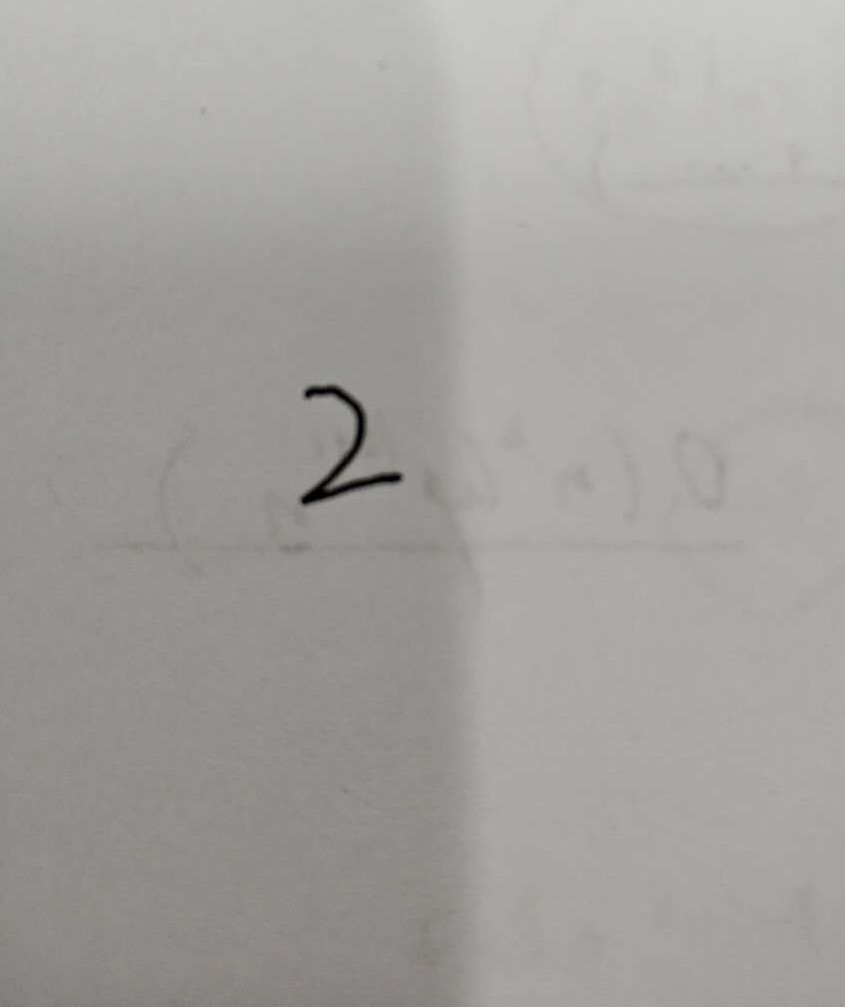
#> input picture 0.jpg, 845 x 1007 px; its folder holds only this picture in this run
$ python -i delete_line.py   (imports and definitions only)
#> lines starting #> are read from the running program, lines starting #| are printed output that depends on the picture; after the words box and inside, x2 and y2 are one past the last pixel; in counts of white or black regions, pixels touching at a corner belong together
# 对输入图片进行二值化、去线操作
import cv2
import queue
import numpy

q = queue.Queue() # 广搜队列

def bfs(img,vis,line_width):
    x_size = img.shape[0]
    y_size = img.shape[1]
    while(not q.empty()):
        p = q.get()
        img[p[0],p[1]] = 128
        # buf.put(p)  # 将广搜得到的像素点放入缓冲区，等待切分
        right = [(p[0], p[1]+1),(p[0], p[1]+3),(p[0], p[1]+5),(p[0], p[1]+7),(p[0], p[1]+9)]
        up = (p[0]-1, p[1]+1)
        down = (p[0]+1, p[1]+1)
        for i in range(1):
            if (right[i][1] < y_size and vis[right[i][0]][right[i][1]] == 0 and img[right[i][0], right[i][1]] < 30):
                q.put(right[i])
                vis[right[i][0]][right[i][1]] = 1
        if (p[1]%35==0 and up[0] >= 0 and up[1]<y_size and vis[up[0]][up[1]] == 0 and img[up[0],up[1]]<30):
            up_st = up[0]+line_width
            if((up_st<x_size and img[up_st,up[1]]) or up_st>=x_size):
                q.put(up)
                vis[up[0]][up[1]] = 1
        if (p[1]%35==0 and down[0] < x_size and down[1]<y_size and vis[down[0]][down[1]] == 0 and img[down[0],down[1]]<30):
            down_st = down[0]-line_width
            if ((down_st < x_size and img[down_st, up[1]]) or down_st >= x_size):
                q.put(down)
                vis[down[0]][down[1]] = 1
    return img

def del_line(img):
    global line_width;
    img = cv2.adaptiveThreshold(img, 255, cv2.ADAPTIVE_THRESH_MEAN_C, cv2.THRESH_BINARY, 165, 15)  # 二值化
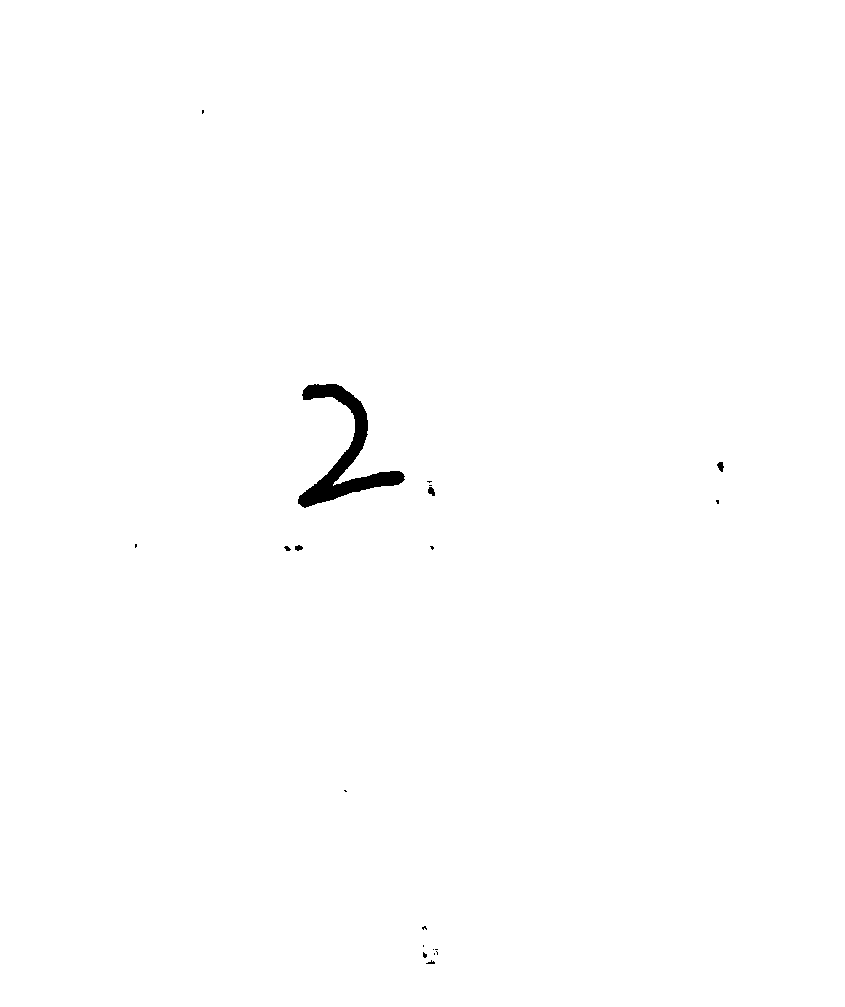
#> img: shape (1007, 845); 99.6% white; 20 black regions (15 under 20 px), largest, box (x1, y1, x2, y2) and area: (298, 384, 405, 508) 3429, (717, 462, 724, 472) 46, (428, 487, 435, 496) 44, (295, 545, 303, 551) 34, (284, 546, 291, 551) 22
    img = cv2.medianBlur(img, 3)  # 去噪
#> img: shape (1007, 845); 99.6% white; 12 black regions (8 under 20 px), largest, box (x1, y1, x2, y2) and area: (298, 384, 404, 508) 3424, (717, 462, 724, 472) 44, (428, 486, 435, 496) 43, (295, 545, 303, 551) 32
    # cv2.imwrite("temp0.jpg", img)
    x_size = img.shape[0]
#> x_size = 1007
    y_size = img.shape[1]
#> y_size = 845
    visit = [[0 for y in range(y_size)] for x in range(x_size)]
    line_count = 0;
    sum = 0;
    for i in range(250,img.shape[0]):
        if (visit[i][425]==0 and img[i, 425] < 30):
            sum = sum+1
            if(i>0 and img[i,425]!=img[i-1,425]): line_count = line_count+1
            visit[i][425]=1
            q.put((i,425))
#> after the loop, line_count = 2; sum = 6; visit = 1007 items
    line_width = sum//line_count+2
#> line_width = 5
    img = bfs(img,visit,line_width)
#> the loop in bfs, `while(not q.empty()):` made 8 passes
#> p on passes 1 to 7: (927, 425), (928, 425), (954, 425), (955, 425), (956, 425), (957, 425), (955, 426)
#> after the loop in bfs, `while(not q.empty()):`: img: shape (1007, 845); min 0, max 255, mean 253.9
#> after the loop in bfs, `while(not q.empty()):`: vis = 1007 items
    img = cv2.medianBlur(img, 3)  # 去噪
    kernel = numpy.uint8(numpy.zeros((5, 5)))
    for x in range(5):
        kernel[x, 2] = 1;
        kernel[2, x] = 1;
    img = cv2.erode(img, kernel)
    img = cv2.erode(img, kernel)
    img = cv2.dilate(img, kernel)
    cv2.imwrite("temp.jpg",img)
    print("finish delete line")
    return img #返回一张图片，干扰线将用灰色（128）标出

# img = cv2.imread("T8.jpg",0)
# del_line(img)

>>> import cv2
>>> picture = cv2.imread('0.jpg', cv2.IMREAD_GRAYSCALE)
>>> result = del_line(picture)

$ run again, on 2.jpg
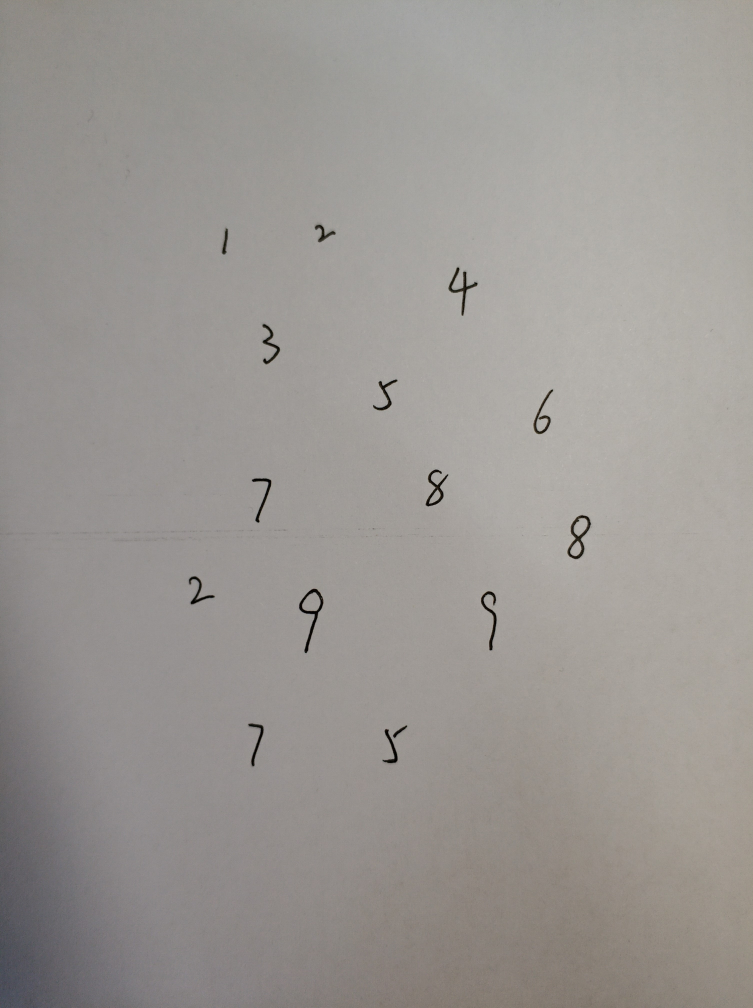
#> input picture 2.jpg, 3012 x 4031 px (shown at 1/4 size)
#> in del_line, `img = cv2.adaptiveThreshold(img, 255, cv2.ADAPTIVE_THRESH_MEAN_C, cv2...`:
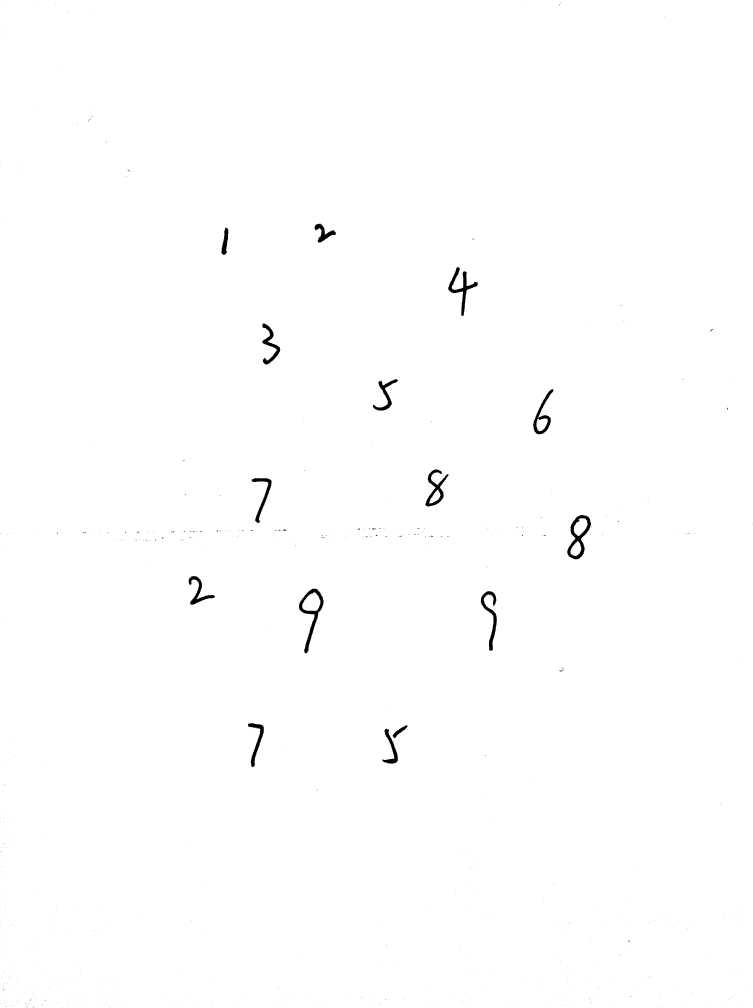
#> img: shape (4031, 3012) (shown at 1/4 size); 99.6% white; 549 black regions (525 under 20 px), largest, box (x1, y1, x2, y2) and area: (1196, 2354, 1294, 2613) 5552, (2269, 2059, 2364, 2237) 5467, (1793, 1068, 1911, 1264) 4823
#> after the loop in del_line, `for i in range(250,img.shape[0]):`: line_count = 1; visit = 4031 items
#> line_width = 3
#> the loop in bfs, `while(not q.empty()):` made 1 pass
#> p on pass 1: (568, 425)
#> after the loop in bfs, `while(not q.empty()):`: vis = 4031 items
#> in del_line, `img = cv2.erode(img, kernel)`:
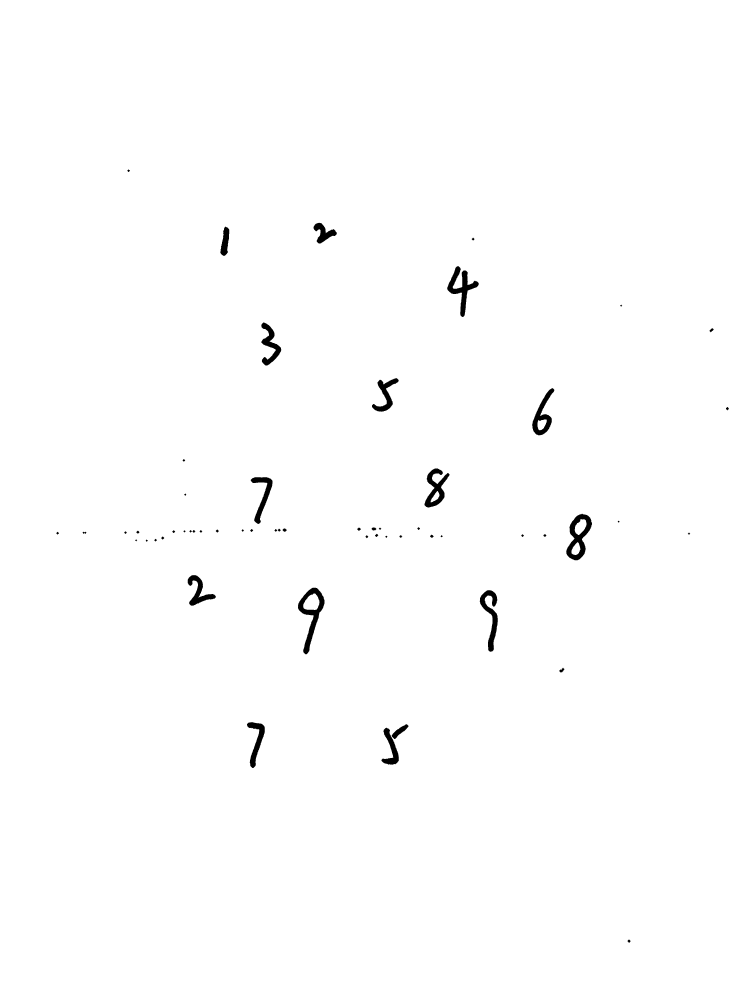
#> img: shape (4031, 3012) (shown at 1/4 size); 99.3% white; 57 black regions, largest, box (x1, y1, x2, y2) and area: (1192, 2351, 1298, 2617) 8716, (2265, 2055, 2368, 2241) 8316, (1789, 1065, 1915, 1268) 7713

$ run again, on 4.jpg
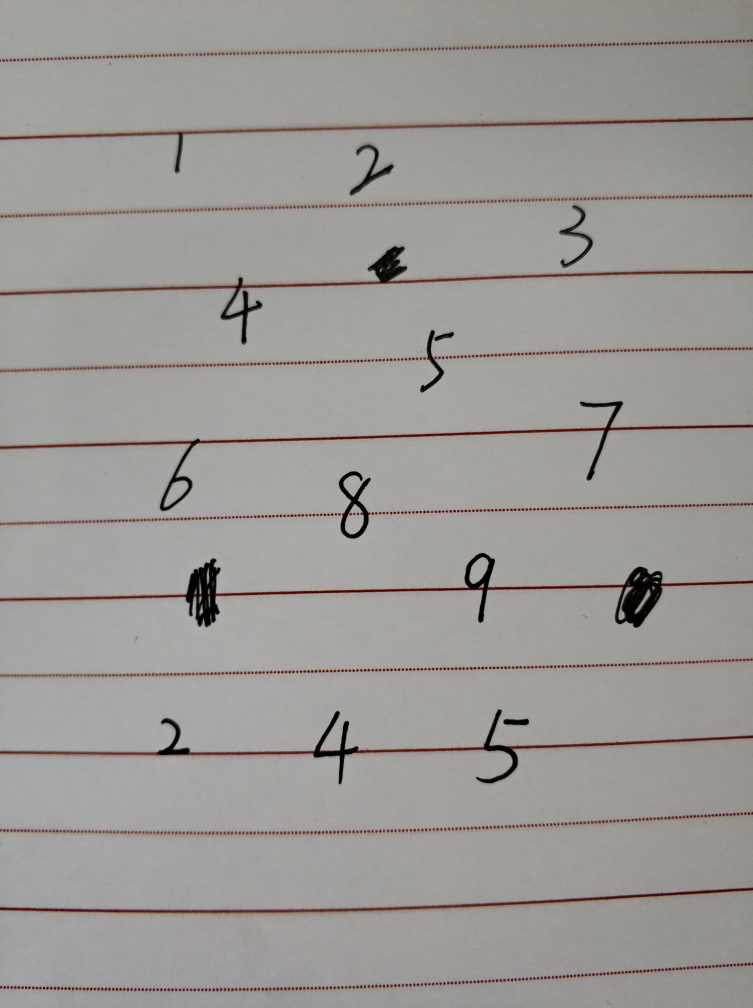
#> input picture 4.jpg, 3012 x 4031 px (shown at 1/4 size)
#> in del_line, `img = cv2.adaptiveThreshold(img, 255, cv2.ADAPTIVE_THRESH_MEAN_C, cv2...`:
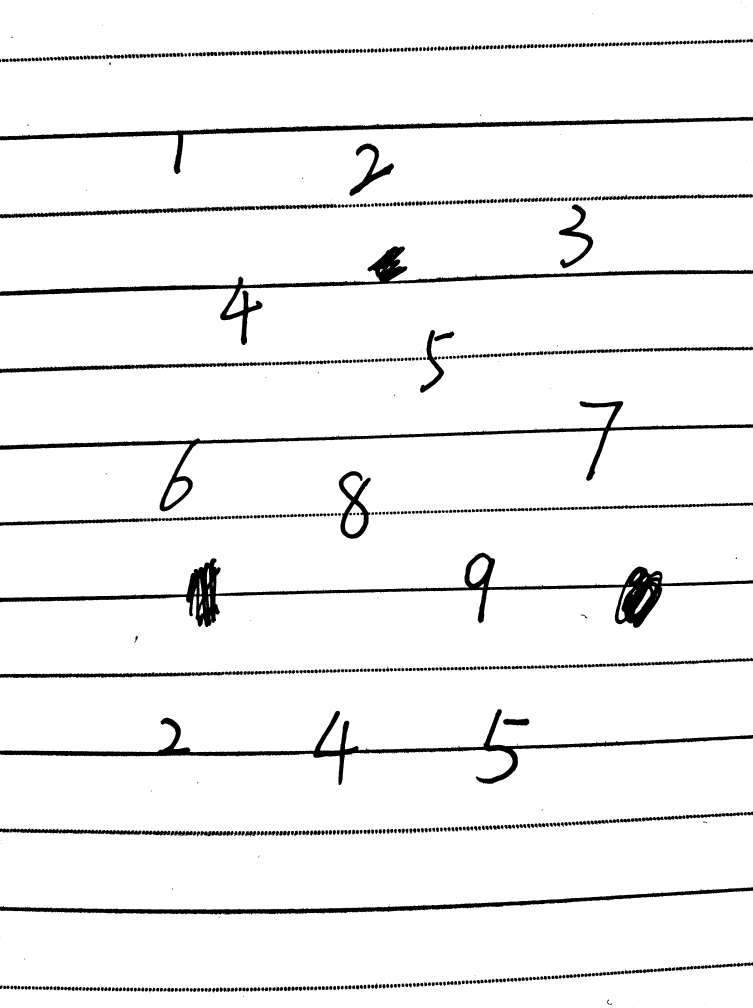
#> img: shape (4031, 3012) (shown at 1/4 size); 94.6% white; 1191 black regions (494 under 20 px), largest, box (x1, y1, x2, y2) and area: (0, 2211, 3012, 2511) 92911, (0, 2837, 3012, 3140) 68107, (0, 985, 3012, 1380) 67169
#> after the loop in del_line, `for i in range(250,img.shape[0]):`: line_count = 13; sum = 195; visit = 4031 items
#> line_width = 17
#> the loop in bfs, `while(not q.empty()):` made 163297 passes
#> p on passes 1 to 3: (530, 425), (531, 425), (532, 425)
#> after the loop in bfs, `while(not q.empty()):`: vis = 4031 items
#> in del_line, `img = cv2.erode(img, kernel)`:
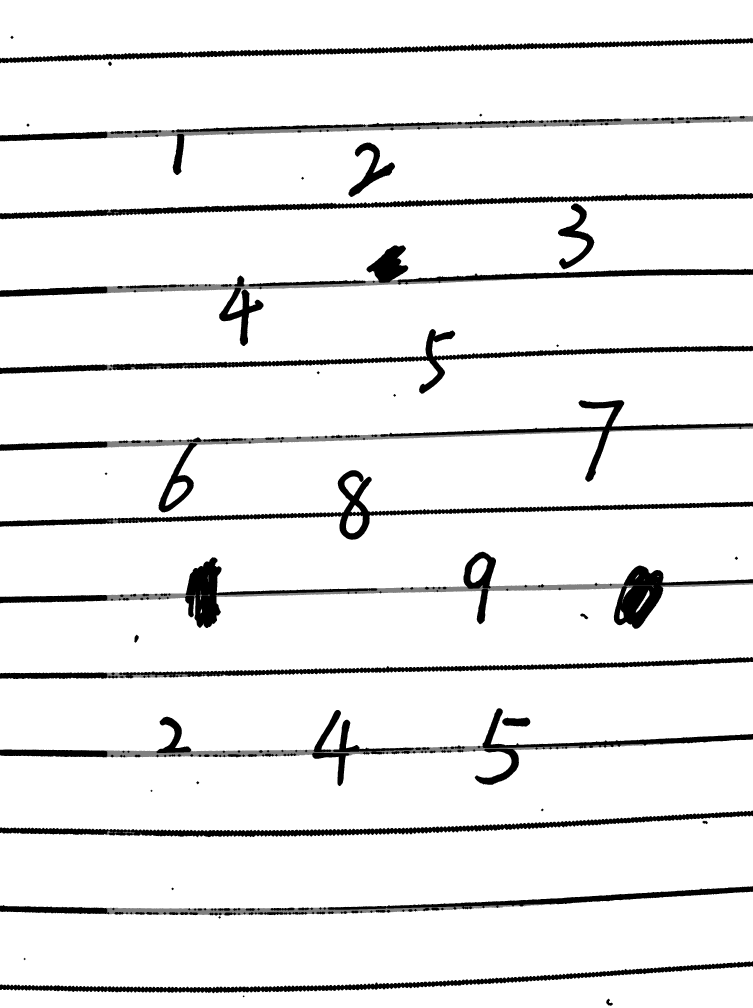
#> img: shape (4031, 3012) (shown at 1/4 size); min 0, max 255, mean 235.2
